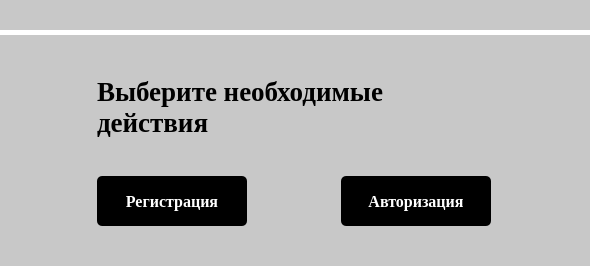
<?xml version="1.0" encoding="UTF-8"?>
<ui version="4.0">
 <class>MainWindow</class>
 <widget class="QMainWindow" name="MainWindow">
  <property name="geometry">
   <rect>
    <x>0</x>
    <y>0</y>
    <width>590</width>
    <height>266</height>
   </rect>
  </property>
  <property name="windowTitle">
   <string>MainWindow</string>
  </property>
  <widget class="QWidget" name="centralwidget">
   <layout class="QVBoxLayout" name="verticalLayout">
    <property name="spacing">
     <number>0</number>
    </property>
    <property name="leftMargin">
     <number>0</number>
    </property>
    <property name="topMargin">
     <number>0</number>
    </property>
    <property name="rightMargin">
     <number>0</number>
    </property>
    <property name="bottomMargin">
     <number>0</number>
    </property>
    <item>
     <widget class="QWidget" name="widget" native="true">
      <property name="minimumSize">
       <size>
        <width>0</width>
        <height>35</height>
       </size>
      </property>
      <property name="maximumSize">
       <size>
        <width>16777215</width>
        <height>35</height>
       </size>
      </property>
      <property name="styleSheet">
       <string notr="true">* {background-color: rgb(200,200,200);} #widget { border-bottom: 5px solid white}</string>
      </property>
      <layout class="QGridLayout" name="gridLayout">
       <property name="leftMargin">
        <number>560</number>
       </property>
       <property name="topMargin">
        <number>0</number>
       </property>
       <property name="rightMargin">
        <number>0</number>
       </property>
       <property name="bottomMargin">
        <number>5</number>
       </property>
       <property name="spacing">
        <number>0</number>
       </property>
       <item row="0" column="0">
        <widget class="QLabel" name="close">
         <property name="minimumSize">
          <size>
           <width>30</width>
           <height>30</height>
          </size>
         </property>
         <property name="maximumSize">
          <size>
           <width>30</width>
           <height>30</height>
          </size>
         </property>
         <property name="text">
          <string/>
         </property>
         <property name="pixmap">
          <pixmap>../photos/nook.png</pixmap>
         </property>
         <property name="scaledContents">
          <bool>true</bool>
         </property>
        </widget>
       </item>
      </layout>
     </widget>
    </item>
    <item>
     <widget class="QWidget" name="widget_2" native="true">
      <property name="styleSheet">
       <string notr="true">background-color: rgb(200,200,200)</string>
      </property>
      <layout class="QGridLayout" name="gridLayout_2">
       <property name="bottomMargin">
        <number>40</number>
       </property>
       <item row="0" column="0" colspan="2">
        <widget class="QLabel" name="label">
         <property name="font">
          <font>
           <family>Tinos</family>
           <pointsize>20</pointsize>
           <weight>75</weight>
           <bold>true</bold>
          </font>
         </property>
         <property name="text">
          <string>Выберите необходимые действия</string>
         </property>
         <property name="scaledContents">
          <bool>false</bool>
         </property>
         <property name="wordWrap">
          <bool>true</bool>
         </property>
        </widget>
       </item>
       <item row="1" column="0">
        <widget class="QPushButton" name="pushButton">
         <property name="minimumSize">
          <size>
           <width>150</width>
           <height>50</height>
          </size>
         </property>
         <property name="maximumSize">
          <size>
           <width>150</width>
           <height>50</height>
          </size>
         </property>
         <property name="font">
          <font>
           <family>Tinos</family>
           <pointsize>12</pointsize>
           <weight>75</weight>
           <bold>true</bold>
          </font>
         </property>
         <property name="styleSheet">
          <string notr="true">background-color: black; color: white; border-radius: 5px</string>
         </property>
         <property name="text">
          <string>Регистрация</string>
         </property>
        </widget>
       </item>
       <item row="1" column="1">
        <widget class="QPushButton" name="pushButton_2">
         <property name="minimumSize">
          <size>
           <width>150</width>
           <height>50</height>
          </size>
         </property>
         <property name="maximumSize">
          <size>
           <width>150</width>
           <height>50</height>
          </size>
         </property>
         <property name="font">
          <font>
           <family>Tinos</family>
           <pointsize>12</pointsize>
           <weight>75</weight>
           <bold>true</bold>
          </font>
         </property>
         <property name="styleSheet">
          <string notr="true">background-color: black; color: white; border-radius: 5px</string>
         </property>
         <property name="text">
          <string>Авторизация</string>
         </property>
        </widget>
       </item>
      </layout>
     </widget>
    </item>
   </layout>
  </widget>
 </widget>
 <resources/>
 <connections/>
</ui>
